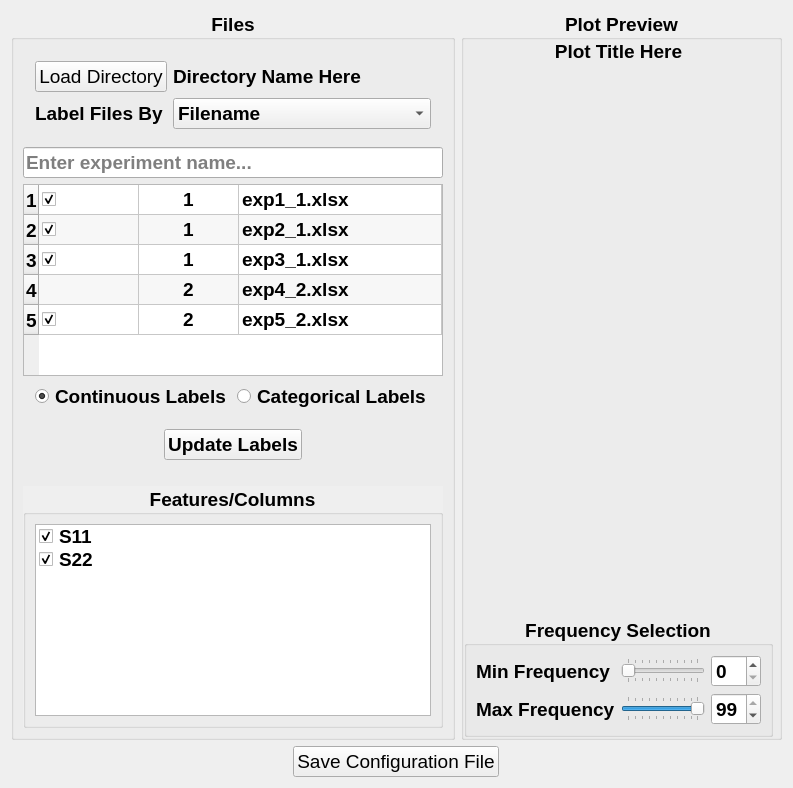
         <widget class="QWidget" name="T1_LoadData">
          <attribute name="title">
           <string>Load Data</string>
          </attribute>
          <layout class="QGridLayout" name="gridLayout_2">
           <item row="0" column="1" rowspan="2">
            <widget class="QGroupBox" name="T1_GroupBox_PlotPreview">
             <property name="font">
              <font>
               <pointsize>14</pointsize>
               <weight>75</weight>
               <bold>true</bold>
              </font>
             </property>
             <property name="title">
              <string>Plot Preview</string>
             </property>
             <property name="alignment">
              <set>Qt::AlignCenter</set>
             </property>
             <property name="flat">
              <bool>true</bool>
             </property>
             <property name="checkable">
              <bool>false</bool>
             </property>
             <layout class="QVBoxLayout" name="verticalLayout_2">
              <property name="sizeConstraint">
               <enum>QLayout::SetMinAndMaxSize</enum>
              </property>
              <property name="leftMargin">
               <number>0</number>
              </property>
              <property name="topMargin">
               <number>0</number>
              </property>
              <property name="rightMargin">
               <number>6</number>
              </property>
              <property name="bottomMargin">
               <number>0</number>
              </property>
              <item>
               <widget class="QLabel" name="T1_Label_PlotTitle">
                <property name="sizePolicy">
                 <sizepolicy hsizetype="Preferred" vsizetype="Minimum">
                  <horstretch>0</horstretch>
                  <verstretch>0</verstretch>
                 </sizepolicy>
                </property>
                <property name="font">
                 <font>
                  <pointsize>14</pointsize>
                 </font>
                </property>
                <property name="frameShape">
                 <enum>QFrame::NoFrame</enum>
                </property>
                <property name="text">
                 <string>Plot Title Here</string>
                </property>
                <property name="alignment">
                 <set>Qt::AlignCenter</set>
                </property>
                <property name="margin">
                 <number>0</number>
                </property>
                <property name="indent">
                 <number>0</number>
                </property>
               </widget>
              </item>
              <item>
               <widget class="QFrame" name="T1_GraphWindow">
                <property name="sizePolicy">
                 <sizepolicy hsizetype="Preferred" vsizetype="Preferred">
                  <horstretch>0</horstretch>
                  <verstretch>1</verstretch>
                 </sizepolicy>
                </property>
               </widget>
              </item>
              <item>
               <widget class="QGroupBox" name="T1_GroupBox_FrequencySelection">
                <property name="font">
                 <font>
                  <pointsize>14</pointsize>
                  <weight>75</weight>
                  <bold>true</bold>
                 </font>
                </property>
                <property name="title">
                 <string>Frequency Selection</string>
                </property>
                <property name="alignment">
                 <set>Qt::AlignCenter</set>
                </property>
                <layout class="QGridLayout" name="gridLayout">
                 <item row="1" column="2">
                  <widget class="QSpinBox" name="T1_SpinBox_MaxFrequency">
                   <property name="font">
                    <font>
                     <pointsize>14</pointsize>
                    </font>
                   </property>
                   <property name="maximum">
                    <number>99</number>
                   </property>
                   <property name="value">
                    <number>99</number>
                   </property>
                  </widget>
                 </item>
                 <item row="1" column="0">
                  <widget class="QLabel" name="T1_Label_MaxFrequency">
                   <property name="font">
                    <font>
                     <pointsize>14</pointsize>
                    </font>
                   </property>
                   <property name="text">
                    <string>Max Frequency</string>
                   </property>
                  </widget>
                 </item>
                 <item row="0" column="2">
                  <widget class="QSpinBox" name="T1_SpinBox_MinFrequency">
                   <property name="font">
                    <font>
                     <pointsize>14</pointsize>
                    </font>
                   </property>
                  </widget>
                 </item>
                 <item row="0" column="0">
                  <widget class="QLabel" name="T1_Label_MinFrequency">
                   <property name="font">
                    <font>
                     <pointsize>14</pointsize>
                    </font>
                   </property>
                   <property name="text">
                    <string>Min Frequency</string>
                   </property>
                  </widget>
                 </item>
                 <item row="0" column="1">
                  <widget class="QSlider" name="T1_HorizontalSlider_MinFrequency">
                   <property name="singleStep">
                    <number>1</number>
                   </property>
                   <property name="orientation">
                    <enum>Qt::Horizontal</enum>
                   </property>
                   <property name="tickPosition">
                    <enum>QSlider::TicksBothSides</enum>
                   </property>
                  </widget>
                 </item>
                 <item row="1" column="1">
                  <widget class="QSlider" name="T1_HorizontalSlider_MaxFrequency">
                   <property name="value">
                    <number>99</number>
                   </property>
                   <property name="orientation">
                    <enum>Qt::Horizontal</enum>
                   </property>
                   <property name="invertedAppearance">
                    <bool>false</bool>
                   </property>
                   <property name="invertedControls">
                    <bool>false</bool>
                   </property>
                   <property name="tickPosition">
                    <enum>QSlider::TicksBothSides</enum>
                   </property>
                   <property name="tickInterval">
                    <number>0</number>
                   </property>
                  </widget>
                 </item>
                </layout>
               </widget>
              </item>
             </layout>
            </widget>
           </item>
           <item row="0" column="0" rowspan="2">
            <widget class="QGroupBox" name="T1_GroupBox_Files">
             <property name="font">
              <font>
               <pointsize>14</pointsize>
               <weight>75</weight>
               <bold>true</bold>
              </font>
             </property>
             <property name="autoFillBackground">
              <bool>false</bool>
             </property>
             <property name="title">
              <string>Files</string>
             </property>
             <property name="alignment">
              <set>Qt::AlignCenter</set>
             </property>
             <layout class="QVBoxLayout" name="verticalLayout">
              <item>
               <layout class="QFormLayout" name="T1_FormLayout_Files">
                <property name="margin">
                 <number>12</number>
                </property>
                <item row="0" column="0">
                 <widget class="QPushButton" name="T1_Button_LoadDirectory">
                  <property name="font">
                   <font>
                    <pointsize>14</pointsize>
                    <weight>50</weight>
                    <bold>false</bold>
                   </font>
                  </property>
                  <property name="text">
                   <string>Load Directory</string>
                  </property>
                 </widget>
                </item>
                <item row="0" column="1">
                 <widget class="QLabel" name="T1_Label_DirectoryName">
                  <property name="font">
                   <font>
                    <pointsize>14</pointsize>
                   </font>
                  </property>
                  <property name="text">
                   <string>Directory Name Here</string>
                  </property>
                 </widget>
                </item>
                <item row="1" column="0">
                 <widget class="QLabel" name="T1_Label_LabelFilesBy">
                  <property name="font">
                   <font>
                    <pointsize>14</pointsize>
                   </font>
                  </property>
                  <property name="text">
                   <string>Label Files By</string>
                  </property>
                 </widget>
                </item>
                <item row="1" column="1">
                 <widget class="QComboBox" name="T1_ComboBox_LabelFilesBy">
                  <property name="font">
                   <font>
                    <pointsize>14</pointsize>
                   </font>
                  </property>
                  <item>
                   <property name="text">
                    <string>Filename</string>
                   </property>
                  </item>
                  <item>
                   <property name="text">
                    <string>CSV File</string>
                   </property>
                  </item>
                 </widget>
                </item>
               </layout>
              </item>
              <item>
               <widget class="QLineEdit" name="T1_Label_ExperimentName">
                <property name="font">
                 <font>
                  <pointsize>14</pointsize>
                 </font>
                </property>
                <property name="placeholderText">
                 <string>Enter experiment name...</string>
                </property>
               </widget>
              </item>
              <item>
               <widget class="QTableWidget" name="T1_TableWidget_Files">
                <property name="font">
                 <font>
                  <pointsize>14</pointsize>
                 </font>
                </property>
                <property name="autoFillBackground">
                 <bool>false</bool>
                </property>
                <property name="alternatingRowColors">
                 <bool>true</bool>
                </property>
                <property name="sortingEnabled">
                 <bool>true</bool>
                </property>
                <attribute name="horizontalHeaderVisible">
                 <bool>false</bool>
                </attribute>
                <attribute name="horizontalHeaderCascadingSectionResizes">
                 <bool>true</bool>
                </attribute>
                <attribute name="horizontalHeaderHighlightSections">
                 <bool>true</bool>
                </attribute>
                <attribute name="horizontalHeaderStretchLastSection">
                 <bool>true</bool>
                </attribute>
                <attribute name="verticalHeaderCascadingSectionResizes">
                 <bool>true</bool>
                </attribute>
                <attribute name="verticalHeaderHighlightSections">
                 <bool>false</bool>
                </attribute>
                <attribute name="verticalHeaderShowSortIndicator" stdset="0">
                 <bool>false</bool>
                </attribute>
                <attribute name="verticalHeaderStretchLastSection">
                 <bool>false</bool>
                </attribute>
                <row>
                 <property name="text">
                  <string>1</string>
                 </property>
                 <property name="font">
                  <font>
                   <pointsize>14</pointsize>
                  </font>
                 </property>
                 <property name="textAlignment">
                  <set>AlignHCenter|AlignVCenter|AlignCenter</set>
                 </property>
                </row>
                <row>
                 <property name="text">
                  <string>2</string>
                 </property>
                 <property name="font">
                  <font>
                   <pointsize>14</pointsize>
                  </font>
                 </property>
                 <property name="textAlignment">
                  <set>AlignHCenter|AlignVCenter|AlignCenter</set>
                 </property>
                </row>
                <row>
                 <property name="text">
                  <string>3</string>
                 </property>
                 <property name="font">
                  <font>
                   <pointsize>14</pointsize>
                  </font>
                 </property>
                 <property name="textAlignment">
                  <set>AlignHCenter|AlignVCenter|AlignCenter</set>
                 </property>
                </row>
                <row>
                 <property name="text">
                  <string>4</string>
                 </property>
                 <property name="font">
                  <font>
                   <pointsize>14</pointsize>
                  </font>
                 </property>
                 <property name="textAlignment">
                  <set>AlignHCenter|AlignVCenter|AlignCenter</set>
                 </property>
                </row>
                <row>
                 <property name="text">
                  <string>5</string>
                 </property>
                 <property name="font">
                  <font>
                   <pointsize>14</pointsize>
                  </font>
                 </property>
                 <property name="textAlignment">
                  <set>AlignHCenter|AlignVCenter|AlignCenter</set>
                 </property>
                </row>
                <column>
                 <property name="text">
                  <string>Include</string>
                 </property>
                 <property name="font">
                  <font>
                   <pointsize>14</pointsize>
                  </font>
                 </property>
                 <property name="textAlignment">
                  <set>AlignHCenter|AlignVCenter|AlignCenter</set>
                 </property>
                </column>
                <column>
                 <property name="text">
                  <string>Label</string>
                 </property>
                 <property name="font">
                  <font>
                   <pointsize>14</pointsize>
                  </font>
                 </property>
                 <property name="textAlignment">
                  <set>AlignHCenter|AlignVCenter|AlignCenter</set>
                 </property>
                </column>
                <column>
                 <property name="text">
                  <string>Filename</string>
                 </property>
                 <property name="font">
                  <font>
                   <pointsize>14</pointsize>
                  </font>
                 </property>
                 <property name="textAlignment">
                  <set>AlignHCenter|AlignVCenter|AlignCenter</set>
                 </property>
                </column>
                <item row="0" column="0">
                 <property name="text">
                  <string/>
                 </property>
                 <property name="checkState">
                  <enum>Checked</enum>
                 </property>
                 <property name="flags">
                  <set>ItemIsUserCheckable|ItemIsEnabled</set>
                 </property>
                </item>
                <item row="0" column="1">
                 <property name="text">
                  <string>1</string>
                 </property>
                 <property name="font">
                  <font>
                   <pointsize>14</pointsize>
                  </font>
                 </property>
                 <property name="textAlignment">
                  <set>AlignHCenter|AlignVCenter|AlignCenter</set>
                 </property>
                </item>
                <item row="0" column="2">
                 <property name="text">
                  <string>exp1_1.xlsx</string>
                 </property>
                 <property name="font">
                  <font>
                   <pointsize>14</pointsize>
                  </font>
                 </property>
                 <property name="flags">
                  <set>ItemIsSelectable|ItemIsEnabled</set>
                 </property>
                </item>
                <item row="1" column="0">
                 <property name="text">
                  <string/>
                 </property>
                 <property name="checkState">
                  <enum>Checked</enum>
                 </property>
                 <property name="flags">
                  <set>ItemIsUserCheckable|ItemIsEnabled</set>
                 </property>
                </item>
                <item row="1" column="1">
                 <property name="text">
                  <string>1</string>
                 </property>
                 <property name="font">
                  <font>
                   <pointsize>14</pointsize>
                  </font>
                 </property>
                 <property name="textAlignment">
                  <set>AlignHCenter|AlignVCenter|AlignCenter</set>
                 </property>
                </item>
                <item row="1" column="2">
                 <property name="text">
                  <string>exp2_1.xlsx</string>
                 </property>
                 <property name="font">
                  <font>
                   <pointsize>14</pointsize>
                  </font>
                 </property>
                 <property name="flags">
                  <set>ItemIsSelectable|ItemIsEnabled</set>
                 </property>
                </item>
                <item row="2" column="0">
                 <property name="text">
                  <string/>
                 </property>
                 <property name="checkState">
                  <enum>Checked</enum>
                 </property>
                 <property name="flags">
                  <set>ItemIsUserCheckable|ItemIsEnabled</set>
                 </property>
                </item>
                <item row="2" column="1">
                 <property name="text">
                  <string>1</string>
                 </property>
                 <property name="font">
                  <font>
                   <pointsize>14</pointsize>
                  </font>
                 </property>
                 <property name="textAlignment">
                  <set>AlignHCenter|AlignVCenter|AlignCenter</set>
                 </property>
                </item>
                <item row="2" column="2">
                 <property name="text">
                  <string>exp3_1.xlsx</string>
                 </property>
                 <property name="font">
                  <font>
                   <pointsize>14</pointsize>
                  </font>
                 </property>
                 <property name="flags">
                  <set>ItemIsSelectable|ItemIsEnabled</set>
                 </property>
                </item>
                <item row="3" column="0">
                 <property name="text">
                  <string/>
                 </property>
                 <property name="checkState">
                  <enum>Unchecked</enum>
                 </property>
                 <property name="flags">
                  <set>ItemIsUserCheckable|ItemIsEnabled</set>
                 </property>
                </item>
                <item row="3" column="1">
                 <property name="text">
                  <string>2</string>
                 </property>
                 <property name="font">
                  <font>
                   <pointsize>14</pointsize>
                  </font>
                 </property>
                 <property name="textAlignment">
                  <set>AlignHCenter|AlignVCenter|AlignCenter</set>
                 </property>
                </item>
                <item row="3" column="2">
                 <property name="text">
                  <string>exp4_2.xlsx</string>
                 </property>
                 <property name="font">
                  <font>
                   <pointsize>14</pointsize>
                  </font>
                 </property>
                 <property name="flags">
                  <set>ItemIsSelectable|ItemIsEnabled</set>
                 </property>
                </item>
                <item row="4" column="0">
                 <property name="text">
                  <string/>
                 </property>
                 <property name="checkState">
                  <enum>Checked</enum>
                 </property>
                 <property name="flags">
                  <set>ItemIsUserCheckable|ItemIsEnabled</set>
                 </property>
                </item>
                <item row="4" column="1">
                 <property name="text">
                  <string>2</string>
                 </property>
                 <property name="font">
                  <font>
                   <pointsize>14</pointsize>
                  </font>
                 </property>
                 <property name="textAlignment">
                  <set>AlignHCenter|AlignVCenter|AlignCenter</set>
                 </property>
                </item>
                <item row="4" column="2">
                 <property name="text">
                  <string>exp5_2.xlsx</string>
                 </property>
                 <property name="font">
                  <font>
                   <pointsize>14</pointsize>
                  </font>
                 </property>
                 <property name="flags">
                  <set>ItemIsSelectable|ItemIsEnabled</set>
                 </property>
                </item>
               </widget>
              </item>
              <item>
               <layout class="QFormLayout" name="T1_FormLayout_Labels">
                <property name="leftMargin">
                 <number>12</number>
                </property>
                <property name="topMargin">
                 <number>0</number>
                </property>
                <property name="rightMargin">
                 <number>12</number>
                </property>
                <property name="bottomMargin">
                 <number>12</number>
                </property>
                <item row="0" column="1">
                 <widget class="QRadioButton" name="T1_RadioButton_CategoricalLabels">
                  <property name="font">
                   <font>
                    <pointsize>14</pointsize>
                   </font>
                  </property>
                  <property name="text">
                   <string>Categorical Labels</string>
                  </property>
                 </widget>
                </item>
                <item row="0" column="0">
                 <widget class="QRadioButton" name="T1_RadioButton_ContinuousLabels">
                  <property name="font">
                   <font>
                    <pointsize>14</pointsize>
                   </font>
                  </property>
                  <property name="text">
                   <string>Continuous Labels</string>
                  </property>
                  <property name="checked">
                   <bool>true</bool>
                  </property>
                 </widget>
                </item>
               </layout>
              </item>
              <item alignment="Qt::AlignHCenter">
               <widget class="QPushButton" name="T1_Button_UpdateLabels">
                <property name="font">
                 <font>
                  <pointsize>14</pointsize>
                 </font>
                </property>
                <property name="text">
                 <string>Update Labels</string>
                </property>
               </widget>
              </item>
              <item>
               <spacer name="T1_VerticalSpacer">
                <property name="orientation">
                 <enum>Qt::Vertical</enum>
                </property>
                <property name="sizeType">
                 <enum>QSizePolicy::Fixed</enum>
                </property>
                <property name="sizeHint" stdset="0">
                 <size>
                  <width>10</width>
                  <height>20</height>
                 </size>
                </property>
               </spacer>
              </item>
              <item>
               <widget class="QGroupBox" name="T1_GroupBox_FeaturesColumns">
                <property name="font">
                 <font>
                  <pointsize>14</pointsize>
                  <weight>75</weight>
                  <bold>true</bold>
                 </font>
                </property>
                <property name="autoFillBackground">
                 <bool>true</bool>
                </property>
                <property name="title">
                 <string>Features/Columns</string>
                </property>
                <property name="alignment">
                 <set>Qt::AlignCenter</set>
                </property>
                <layout class="QVBoxLayout" name="verticalLayout_3">
                 <item>
                  <widget class="QListWidget" name="T1_ListWidget_Features">
                   <property name="font">
                    <font>
                     <pointsize>14</pointsize>
                    </font>
                   </property>
                   <property name="autoFillBackground">
                    <bool>false</bool>
                   </property>
                   <item>
                    <property name="text">
                     <string>S11</string>
                    </property>
                    <property name="checkState">
                     <enum>Checked</enum>
                    </property>
                    <property name="flags">
                     <set>ItemIsSelectable|ItemIsUserCheckable|ItemIsEnabled</set>
                    </property>
                   </item>
                   <item>
                    <property name="text">
                     <string>S22</string>
                    </property>
                    <property name="checkState">
                     <enum>Checked</enum>
                    </property>
                   </item>
                  </widget>
                 </item>
                </layout>
               </widget>
              </item>
             </layout>
            </widget>
           </item>
           <item row="2" column="0" colspan="2" alignment="Qt::AlignHCenter">
            <widget class="QPushButton" name="T1_Button_SaveConfigurationFile">
             <property name="font">
              <font>
               <pointsize>14</pointsize>
              </font>
             </property>
             <property name="text">
              <string>Save Configuration File</string>
             </property>
            </widget>
           </item>
          </layout>
         </widget>
